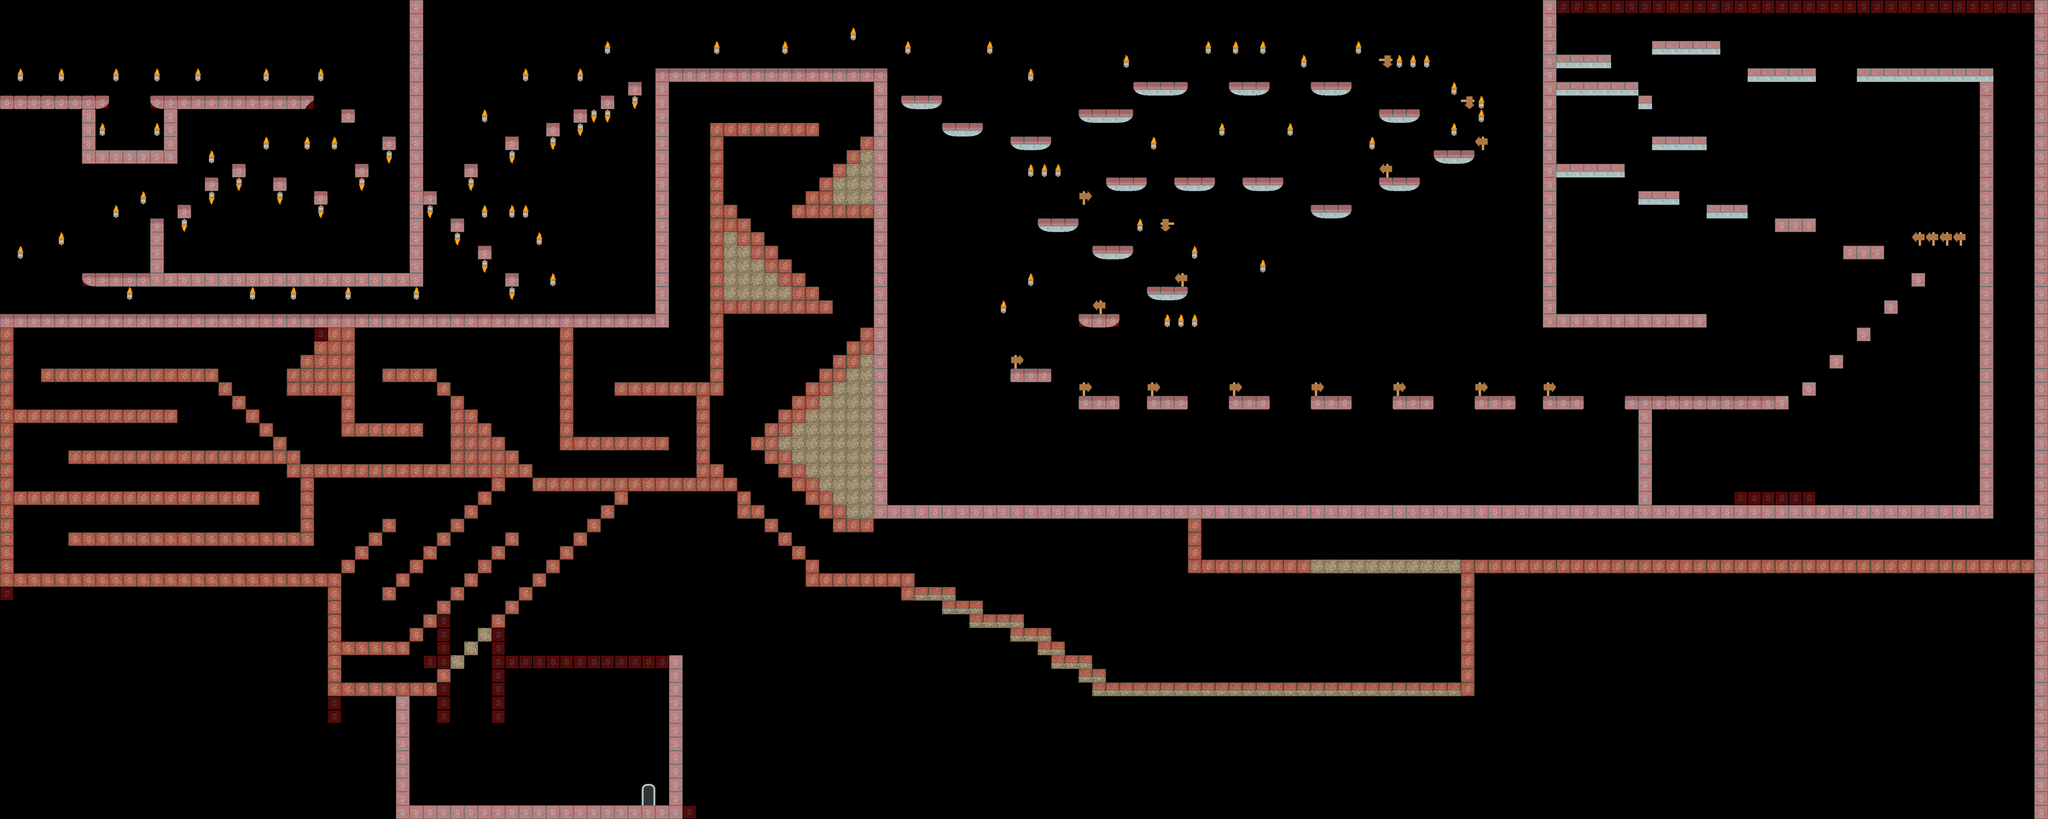

Rendered tile map (Tiled .tmx) drawn with the repository's tilesets; below, a short description and the map source with its tile grids summarised:
An orthogonal 150x60 tile map with 70x70 px tiles, 3 tile layers (background2, background, collision), 5 tilesets and 2 objects (levelTrigger).

<map version="1.0" orientation="orthogonal" width="150" height="60" tilewidth="70" tileheight="70" backgroundcolor="#55ffff">
 <tileset firstgid="1" name="background-tiles" tilewidth="70" tileheight="70">
  <image source="../img/background-tiles.png" width="910" height="910" />
 </tileset>
 <tileset firstgid="170" name="brick" tilewidth="70" tileheight="70">
  <image source="../img/brick.png" width="70" height="70" />
 </tileset>
 <tileset firstgid="171" name="black" tilewidth="70" tileheight="70">
  <image source="../img/black.png" width="5348" height="2344" />
 </tileset>
 <tileset firstgid="2679" name="snow" tilewidth="70" tileheight="70">
  <image source="../img/snow.png" width="70" height="70" />
 </tileset>
 <tileset firstgid="2680" name="meta-tiles" tilewidth="70" tileheight="70">
  <image source="../img/meta-tiles.png" width="350" height="70" />
  <tile id="2">
   <properties>
    <property name="type" value="solid" />
   </properties>
  </tile>
  <tile id="4">
   <properties>
    <property name="type" value="solid" />
   </properties>
  </tile>
 </tileset>
 <layer name="background2" width="150" height="60">
  <data>[9000 cells, 9000 non-empty, 2508 distinct tile ids]</data>
 </layer>
 <layer name="background" width="150" height="60">
  <data>[9000 cells, 1317 non-empty, 14 distinct tile ids]</data>
 </layer>
 <objectgroup name="trigger-entities" width="150" height="60">
  <object x="3290" y="3990" width="70" height="140" />
  <object name="levelTrigger" x="3290" y="3990" width="70" height="140">
   <properties>
    <property name="level" value="level10" />
   </properties>
  </object>
 </objectgroup>
 <layer name="collision" width="150" height="60" opacity="0.4">
  <data>[9000 cells, 1216 non-empty, 3 distinct tile ids]</data>
 </layer>
</map>
